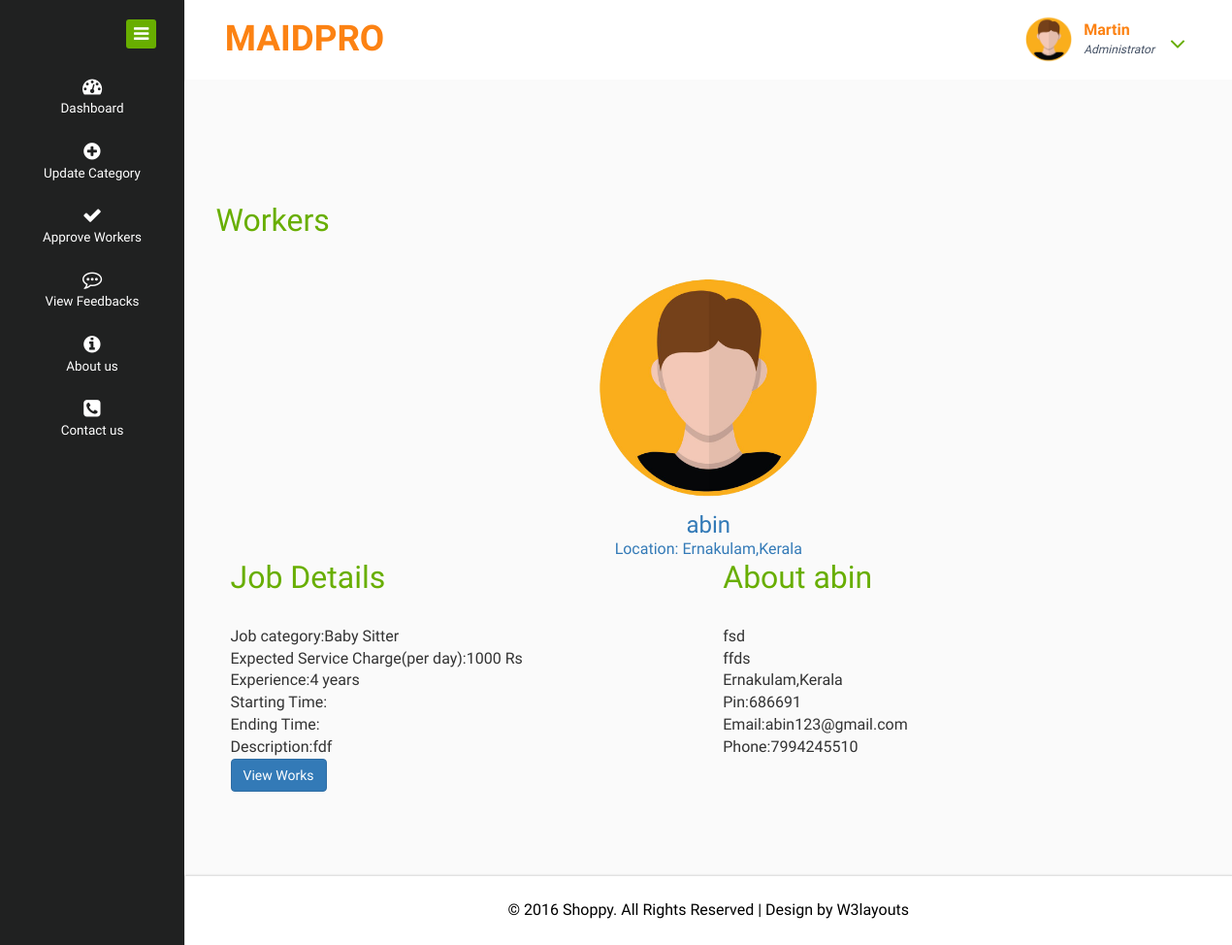
Screenshot of /admin/viewdetails.php?email=abin123@gmail.com with the database file from the repository.
### tables this page shows
CREATE TABLE `registration` (
  `user_id` int(11) NOT NULL,
  `email` varchar(50) NOT NULL,
  `name` varchar(30) NOT NULL,
  `phone` bigint(11) NOT NULL,
  `profile_pic` varchar(50) NOT NULL DEFAULT 'images/profile_pic.png',
  `house` varchar(30) NOT NULL,
  `place` varchar(30) NOT NULL,
  `district` varchar(30) NOT NULL,
  `state` varchar(30) NOT NULL,
  `pincode` int(10) NOT NULL,
  `gender` varchar(20) NOT NULL,
  `date_of_birth` varchar(20) NOT NULL
);

CREATE TABLE `district` (
  `district_id` int(11) NOT NULL,
  `state_id` int(11) NOT NULL,
  `district` varchar(30) NOT NULL
);

CREATE TABLE `state` (
  `state_id` int(11) NOT NULL,
  `state` varchar(30) NOT NULL
);

CREATE TABLE `worker` (
  `worker_id` int(11) NOT NULL,
  `email` varchar(50) NOT NULL,
  `category` varchar(25) NOT NULL,
  `service_charge` int(10) NOT NULL,
  `starting_time` varchar(25) NOT NULL,
  `ending_time` varchar(25) NOT NULL,
  `description` varchar(50) NOT NULL,
  `experience` int(11) NOT NULL
);

### admin/viewdetails.php (the view, shortened to what this page needs)
<?php
    include("header.php");
    include("dbconn.php");
?>
<?php
$worker_email=$_GET['email'];
?>
<div class="inner-block">
    <div class="blank">
        <h2>Workers</h2>
        <?php
        $sql="select * from registration,verification,worker where verification.status=1 and worker.email='$worker_email' and verification.email='$worker_email' and registration.email='$worker_email'";
        $res=mysqli_query($conn,$sql);
        if(mysqli_num_rows($res)>0){
            while ($r=mysqli_fetch_assoc($res)) {
        ?>
        <div class="col-md-12 bg-white text-center">
            <a href="viewdetails.php?email=<?php echo $r['email']?>">
            <img src="../users/<?php echo $r['profile_pic']?>" width=240>
            <h3><?php echo $r['name']?></h3>
            <p>Location:
                <?php
                                     $d=$r["district"];
                                     $s="select district from district where district_id=$d";
                        $res1=mysqli_query($conn,$s);
                        $row=mysqli_fetch_assoc($res1);
                        $c=$row["district"];
                        echo $c;
                        $d=$r["state"];
                                     $s="select state from state where state_id=$d";
                        $res1=mysqli_query($conn,$s);
                        $row=mysqli_fetch_assoc($res1);
                        $c=$row["state"];
                        echo ",$c";
                ?>
                <br>
            </p>
        </a>
        </div>
        <div class="col-md-6">
            <h2>Job Details</h2>
            <p>Job category:<?php echo $r['category']?><br>
               Expected Service Charge(per day):<?php echo $r['service_charge']?> Rs<br>
               Experience:<?php echo $r['experience']?> years
            </p>
            <p>Starting Time:<?php echo $r['starting_time']?><br>
               Ending Time:<?php echo $r['ending_time']?><br>
               Description:<?php echo $r['description']?>
            </p>
        </div>
        <div class="col-md-6">
            <h2>About <?php echo $r['name']?></h2>
            <p>
                <?php echo $r['house']?><br>
                <?php echo $r['place']?><br>
                <?php
                                     $d=$r["district"];
                                     $s="select district from district where district_id=$d";
                        $res1=mysqli_query($conn,$s);
                        $row=mysqli_fetch_assoc($res1);
                        $c=$row["district"];
                        echo $c;
                        $d=$r["state"];
                                     $s="select state from state where state_id=$d";
                        $res1=mysqli_query($conn,$s);
                        $row=mysqli_fetch_assoc($res1);
                        $c=$row["state"];
                        echo ",$c";
                ?><br>
                Pin:<?php echo $r['pincode']?><br>
                Email:<?php echo $r['email']?><br>
                Phone:<?php echo $r['phone']?>
            </p>
        </div>
        <div class="clearfix"></div>
        <div class="col-md-6">
        <a href="jobs.php" class="btn btn-primary">View Works</a>
        </div>
        <div class="clearfix"></div>
        <?php
            }
        }
        else{
        ?>
        <h3 class="text-center">No workers found</h3>
        <?php
        }
        ?>
    <br>
    </div>
</div>
<?php
    include("footer.php");
?>

### rows the page displays
registration: profile_pic (picture), name "abin", district.district "Ernakulam", state.state "Kerala", worker.category "Baby Sitter", worker.service_charge "1000", worker.experience "4", worker.description "fdf", house "fsd", place "ffds", pincode "686691", worker.email "abin123@gmail.com", phone "7994245510"
